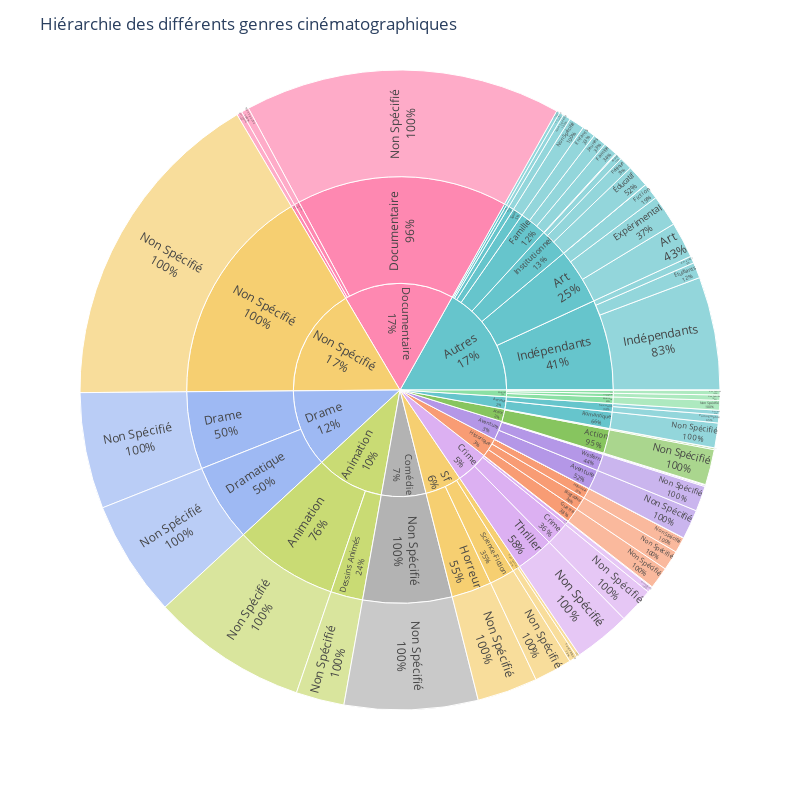

Notebook source saved alongside this figure:
### Code cell
temp_df["genre"] = temp_df["genre"].fillna("Non Spécifié")
temp_df["sousGenre0"] = temp_df["sousGenre0"].fillna("Non Spécifié")
temp_df["sousGenre1"] = temp_df["sousGenre1"].fillna("Non Spécifié")

fig = px.sunburst(
    data_frame=temp_df,
    path=["genre", "sousGenre0", "sousGenre1"], # root, branches, leaves
    maxdepth=-1,
    branchvalues='total',
    color="genre",
    color_discrete_sequence=px.colors.qualitative.Pastel,
)

#fig.update_traces(textinfo='label+percent entry')
fig.update_traces(
    #insidetextfont_
    insidetextorientation='radial',
    textinfo='label+percent parent',
)

fig.update_layout(
    width=800,
    height=800,
    title='Hiérarchie des différents genres cinématographiques',
    uniformtext_minsize=10,
    )
    
fig.show()

### Figure 1 — Plotly figure (JSON) as saved in the notebook; plotly's stock layout.template omitted (floating-point values rounded to 4 significant figures)
{"data": [{"branchvalues": "total", "customdata": [["Autres"], ["Autres"], ["Autres"], ["Sf"], ["Historique"], ["Historique"], ["Crime"], ["Sf"], ["Autres"], ["Action"], ["Drame"], ["Drame"], ["Documentaire"], ["Animation"], ["Musical"], ["Crime"], ["Musical"], ["Action"], ["Aventure"], ["Historique"], ["Aventure"], ["Autres"], ["Autres"], ["Animation"], ["Autres"], ["Musical"], ["Documentaire"], ["Comédie"], ["Musical"], ["Historique"], ["Drame"], ["Documentaire"], ["Crime"], ["Comédie"], ["Aventure"], ["Autres"], ["Animation"], ["Amour"], ["Action"], ["Documentaire"], ["Aventure"], ["Autres"], ["Autres"], ["Amour"], ["Sf"], ["Amour"], ["Aventure"], ["Historique"], ["Crime"], ["Aventure"], ["Musical"], ["Non Spécifié"], ["Crime"], ["Non Spécifié"], ["Action"], ["Amour"], ["Drame"], ["Documentaire"], ["Animation"], ["Musical"], ["Crime"], ["Musical"], ["Action"], ["Aventure"], ["Historique"], ["Aventure"], ["Autres"], ["Animation"], ["Documentaire"], ["Action"], ["Autres"], ["Autres"], ["Autres"], ["Sf"], ["Autres"], ["Autres"], ["Autres"], ["Autres"], ["Autres"], ["Drame"], ["Action"], ["Crime"], ["Historique"], ["Autres"], ["Sf"], ["Autres"], ["Autres"], ["Amour"], ["Autres"], ["Aventure"], ["Crime"], ["Autres"], ["Autres"], ["Sf"], ["Autres"], ["Amour"], ["Historique"], ["Crime"], ["Aventure"], ["Musical"], ["Non Spécifié"], ["Comédie"], ["Documentaire"], ["Musical"], ["Autres"], ["Sf"], ["Historique"], ["Aventure"], ["Sf"]], "domain": {"x": [0, 1], "y": [0, 1]}, "hovertemplate": "labels=%{label}<br>count=%{value}<br>parent=%{parent}<br>id=%{id}<br>genre=%{customdata[0]}<extra></extra>", "ids": ["Autres/Indépendants/Amateur", "Autres/Institutionnel", "Autres/Indépendants", "Sf/Horreur", "Historique/Historique", "Historique/Guerre", "Crime/Gangsters", "Sf/Fantastique", "Autres/Famille", "Action/Espionnage", "Drame/Drame", "Drame/Dramatique", "Documentaire/Documentaire", "Animation/Dessins Animés", "Musical/Danse", "Crime/Crime", "Musical/Comédie Musicale", "Action/Catastrophe", "Aventure/Cape Et D'Épée", "Historique/Biographie", "Aventure/Aventure", "Autres/Arts Martiaux", "Autres/Art", "Animation/Animation", "Autres/Muet", "Musical/Musicaux", "Documentaire/Nature", "Comédie/Non Spécifié", "Musical", "Historique", "Drame", "Documentaire", "Crime", "Comédie", "Aventure", "Autres", "Animation", "Amour", "Action", "Documentaire/Actualités", "Aventure/Western", "Autres/Sport", "Autres/Sketches", "Amour/Sexualite", "Sf/Science-Fiction", "Amour/Romantique", "Aventure/Road Movie", "Historique/Péplum", "Crime/Policier", "Aventure/Pirate", "Musical/Opéra", "Non Spécifié/Non Spécifié", "Crime/Thriller", "Non Spécifié", "Action/Action", "Amour/Sexualite/Érotique", "Drame/Dramatique/Non Spécifié", "Documentaire/Documentaire/Non Spécifié", "Animation/Dessins Animés/Non Spécifié", "Musical/Danse/Non Spécifié", "Crime/Crime/Non Spécifié", "Musical/Comédie Musicale/Non Spécifié", "Action/Catastrophe/Non Spécifié", "Aventure/Cape Et D'Épée/Non Spécifié", "Historique/Biographie/Non Spécifié", "Aventure/Aventure/Non Spécifié", "Autres/Arts Martiaux/Non Spécifié", "Animation/Animation/Non Spécifié", "Documentaire/Actualités/Non Spécifié", "Action/Action/Non Spécifié", "Autres/Famille/Jeunes", "Autres/Indépendants/Indépendants", "Autres/Art/Fiction", "Sf/Fantastique/Fantastique", "Autres/Famille/Famille", "Autres/Art/Expérimental", "Autres/Famille/Enfants", "Autres/Art/Collage", "Autres/Art/Art", "Drame/Drame/Non Spécifié", "Action/Espionnage/Non Spécifié", "Crime/Gangsters/Non Spécifié", "Historique/Guerre/Non Spécifié", "Autres/Institutionnel/Éducatif", "Sf/Fantastique/Vampire", "Autres/Institutionnel/Religion", "Autres/Institutionnel/Propagande", "Amour/Sexualite/Pornographie", "Autres/Institutionnel/Politique", "Aventure/Western/Non Spécifié", "Crime/Thriller/Non Spécifié", "Autres/Sport/Non Spécifié", "Autres/Sketches/Non Spécifié", "Sf/Science-Fiction/Non Spécifié", "Autres/Indépendants/Étudiants", "Amour/Romantique/Non Spécifié", "Historique/Péplum/Non Spécifié", "Crime/Policier/Non Spécifié", "Aventure/Pirate/Non Spécifié", "Musical/Opéra/Non Spécifié", "Non Spécifié/Non Spécifié/Non Spécifié", "Comédie/Non Spécifié/Non Spécifié", "Documentaire/Nature/Non Spécifié", "Musical/Musicaux/Non Spécifié", "Autres/Muet/Non Spécifié", "Sf/Horreur/Non Spécifié", "Historique/Historique/Non Spécifié", "Aventure/Road Movie/Non Spécifié", "Sf"], "insidetextorientation": "radial", "labels": ["Amateur", "Institutionnel", "Indépendants", "Horreur", "Historique", "Guerre", "Gangsters", "Fantastique", "Famille", "Espionnage", "Drame", "Dramatique", "Documentaire", "Dessins Animés", "Danse", "Crime", "Comédie Musicale", "Catastrophe", "Cape Et D'Épée", "Biographie", "Aventure", "Arts Martiaux", "Art", "Animation", "Muet", "Musicaux", "Nature", "Non Spécifié", "Musical", "Historique", "Drame", "Documentaire", "Crime", "Comédie", "Aventure", "Autres", "Animation", "Amour", "Action", "Actualités", "Western", "Sport", "Sketches", "Sexualite", "Science-Fiction", "Romantique", "Road Movie", "Péplum", "Policier", "Pirate", "Opéra", "Non Spécifié", "Thriller", "Non Spécifié", "Action", "Érotique", "Non Spécifié", "Non Spécifié", "Non Spécifié", "Non Spécifié", "Non Spécifié", "Non Spécifié", "Non Spécifié", "Non Spécifié", "Non Spécifié", "Non Spécifié", "Non Spécifié", "Non Spécifié", "Non Spécifié", "Non Spécifié", "Jeunes", "Indépendants", "Fiction", "Fantastique", "Famille", "Expérimental", "Enfants", "Collage", "Art", "Non Spécifié", "Non Spécifié", "Non Spécifié", "Non Spécifié", "Éducatif", "Vampire", "Religion", "Propagande", "Pornographie", "Politique", "Non Spécifié", "Non Spécifié", "Non Spécifié", "Non Spécifié", "Non Spécifié", "Étudiants", "Non Spécifié", "Non Spécifié", "Non Spécifié", "Non Spécifié", "Non Spécifié", "Non Spécifié", "Non Spécifié", "Non Spécifié", "Non Spécifié", "Non Spécifié", "Non Spécifié", "Non Spécifié", "Non Spécifié", "Sf"], "level": "1281c2", "marker": {"colors": ["rgb(102, 197, 204)", "rgb(102, 197, 204)", "rgb(102, 197, 204)", "rgb(246, 207, 113)", "rgb(248, 156, 116)", "rgb(248, 156, 116)", "rgb(220, 176, 242)", "rgb(246, 207, 113)", "rgb(102, 197, 204)", "rgb(135, 197, 95)", "rgb(158, 185, 243)", "rgb(158, 185, 243)", "rgb(254, 136, 177)", "rgb(201, 219, 116)", "rgb(139, 224, 164)", "rgb(220, 176, 242)", "rgb(139, 224, 164)", "rgb(135, 197, 95)", "rgb(180, 151, 231)", "rgb(248, 156, 116)", "rgb(180, 151, 231)", "rgb(102, 197, 204)", "rgb(102, 197, 204)", "rgb(201, 219, 116)", "rgb(102, 197, 204)", "rgb(139, 224, 164)", "rgb(254, 136, 177)", "rgb(179, 179, 179)", "rgb(139, 224, 164)", "rgb(248, 156, 116)", "rgb(158, 185, 243)", "rgb(254, 136, 177)", "rgb(220, 176, 242)", "rgb(179, 179, 179)", "rgb(180, 151, 231)", "rgb(102, 197, 204)", "rgb(201, 219, 116)", "rgb(102, 197, 204)", "rgb(135, 197, 95)", "rgb(254, 136, 177)", "rgb(180, 151, 231)", "rgb(102, 197, 204)", "rgb(102, 197, 204)", "rgb(102, 197, 204)", "rgb(246, 207, 113)", "rgb(102, 197, 204)", "rgb(180, 151, 231)", "rgb(248, 156, 116)", "rgb(220, 176, 242)", "rgb(180, 151, 231)", "rgb(139, 224, 164)", "rgb(246, 207, 113)", "rgb(220, 176, 242)", "rgb(246, 207, 113)", "rgb(135, 197, 95)", "rgb(102, 197, 204)", "rgb(158, 185, 243)", "rgb(254, 136, 177)", "rgb(201, 219, 116)", "rgb(139, 224, 164)", "rgb(220, 176, 242)", "rgb(139, 224, 164)", "rgb(135, 197, 95)", "rgb(180, 151, 231)", "rgb(248, 156, 116)", "rgb(180, 151, 231)", "rgb(102, 197, 204)", "rgb(201, 219, 116)", "rgb(254, 136, 177)", "rgb(135, 197, 95)", "rgb(102, 197, 204)", "rgb(102, 197, 204)", "rgb(102, 197, 204)", "rgb(246, 207, 113)", "rgb(102, 197, 204)", "rgb(102, 197, 204)", "rgb(102, 197, 204)", "rgb(102, 197, 204)", "rgb(102, 197, 204)", "rgb(158, 185, 243)", "rgb(135, 197, 95)", "rgb(220, 176, 242)", "rgb(248, 156, 116)", "rgb(102, 197, 204)", "rgb(246, 207, 113)", "rgb(102, 197, 204)", "rgb(102, 197, 204)", "rgb(102, 197, 204)", "rgb(102, 197, 204)", "rgb(180, 151, 231)", "rgb(220, 176, 242)", "rgb(102, 197, 204)", "rgb(102, 197, 204)", "rgb(246, 207, 113)", "rgb(102, 197, 204)", "rgb(102, 197, 204)", "rgb(248, 156, 116)", "rgb(220, 176, 242)", "rgb(180, 151, 231)", "rgb(139, 224, 164)", "rgb(246, 207, 113)", "rgb(179, 179, 179)", "rgb(254, 136, 177)", "rgb(139, 224, 164)", "rgb(102, 197, 204)", "rgb(246, 207, 113)", "rgb(248, 156, 116)", "rgb(180, 151, 231)", "rgb(246, 207, 113)"]}, "maxdepth": -1, "name": "", "parents": ["Autres/Indépendants", "Autres", "Autres", "Sf", "Historique", "Historique", "Crime", "Sf", "Autres", "Action", "Drame", "Drame", "Documentaire", "Animation", "Musical", "Crime", "Musical", "Action", "Aventure", "Historique", "Aventure", "Autres", "Autres", "Animation", "Autres", "Musical", "Documentaire", "Comédie", "", "", "", "", "", "", "", "", "", "", "", "Documentaire", "Aventure", "Autres", "Autres", "Amour", "Sf", "Amour", "Aventure", "Historique", "Crime", "Aventure", "Musical", "Non Spécifié", "Crime", "", "Action", "Amour/Sexualite", "Drame/Dramatique", "Documentaire/Documentaire", "Animation/Dessins Animés", "Musical/Danse", "Crime/Crime", "Musical/Comédie Musicale", "Action/Catastrophe", "Aventure/Cape Et D'Épée", "Historique/Biographie", "Aventure/Aventure", "Autres/Arts Martiaux", "Animation/Animation", "Documentaire/Actualités", "Action/Action", "Autres/Famille", "Autres/Indépendants", "Autres/Art", "Sf/Fantastique", "Autres/Famille", "Autres/Art", "Autres/Famille", "Autres/Art", "Autres/Art", "Drame/Drame", "Action/Espionnage", "Crime/Gangsters", "Historique/Guerre", "Autres/Institutionnel", "Sf/Fantastique", "Autres/Institutionnel", "Autres/Institutionnel", "Amour/Sexualite", "Autres/Institutionnel", "Aventure/Western", "Crime/Thriller", "Autres/Sport", "Autres/Sketches", "Sf/Science-Fiction", "Autres/Indépendants", "Amour/Romantique", "Historique/Péplum", "Crime/Policier", "Aventure/Pirate", "Musical/Opéra", "Non Spécifié/Non Spécifié", "Comédie/Non Spécifié", "Documentaire/Nature", "Musical/Musicaux", "Autres/Muet", "Sf/Horreur", "Historique/Historique", "Aventure/Road Movie", ""], "textinfo": "label+percent parent", "type": "sunburst", "values": [269, 1607, 5148, 2291, 586, 830, 31, 425, 1559, 63, 4406, 4406, 12010, 1829, 174, 1349, 205, 6, 14, 749, 1119, 160, 3171, 5915, 295, 369, 199, 5060, 759, 2175, 8812, 12498, 3736, 5060, 2153, 12648, 7744, 1414, 1415, 289, 958, 581, 127, 478, 1441, 936, 48, 10, 207, 14, 11, 12476, 2149, 12476, 1346, 169, 4406, 12010, 1829, 174, 1349, 205, 6, 14, 749, 1119, 160, 5915, 289, 1346, 512, 4286, 614, 309, 535, 1187, 512, 7, 1363, 4406, 63, 31, 830, 842, 116, 242, 32, 309, 491, 958, 2149, 581, 127, 1441, 593, 936, 10, 207, 14, 11, 12476, 5060, 199, 369, 295, 2291, 586, 48, 4157]}], "layout": {"height": 800, "legend": {"tracegroupgap": 0}, "margin": {"t": 60}, "sunburstcolorway": ["rgb(102, 197, 204)", "rgb(246, 207, 113)", "rgb(248, 156, 116)", "rgb(220, 176, 242)", "rgb(135, 197, 95)", "rgb(158, 185, 243)", "rgb(254, 136, 177)", "rgb(201, 219, 116)", "rgb(139, 224, 164)", "rgb(180, 151, 231)", "rgb(179, 179, 179)"], "title": {"text": "Hiérarchie des différents genres cinématographiques"}, "uniformtext": {"minsize": 10}, "width": 800}}
